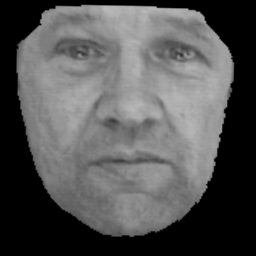
#> input picture face_data/face000.bmp, 256 x 256 px, found by its file name; its folder holds only this picture in this run
$ jupyter execute --allow-errors 'Face Reconstruction using PCA.ipynb'
#> lines starting #> are read from the running program, lines starting #| are printed output that depends on the picture
[cell 1]
#Libraries
import numpy as np
from numpy import *
import pandas as pd
from PIL import Image
import cv2 as cv2
import os
import matplotlib.pyplot as plt
import sys

[cell 2]
#Face Data to 1D Vectors and then to a data matrix of size [Ntrain, D] , where D is of size [256x256]
def load_images_from_folder(folder):
    data1d = []
    for filename in os.listdir(folder):
        img = cv2.imread(os.path.join(folder,filename))
#> img is the input picture: shape (256, 256, 3); min 0, max 185, mean 84.4
        if img is not None:
            arr = array(Image.fromarray(img).convert('L'))
            arr1 = arr.flatten()
            data1d.append(arr1)
            data = np.array(data1d)
    return data

[cell 3]
#Plotting one Image by its ImageVector
def showImage(imageVector):
    data = np.array(imageVector)
    data2d = data.reshape(-1,256)
    img = Image.fromarray(data2d)
    plt.imshow(img, cmap='gray', vmin=0, vmax=255)
    plt.show()

[cell 4]
# Visualization
def plot_gallery(images, rows, cols):
    plt.figure()
    for i in range(rows * cols):
        plt.subplot(rows, cols, i + 1 )
        plt.imshow(images[i].reshape((-1,256)), cmap=plt.cm.gray)

[cell 5]
# Visualization
def plot_gallery(images, rows, cols):
    plt.figure()
    for i in range(rows * cols):
        plt.subplot(rows, cols, i + 1 )
        plt.imshow(images[i].reshape((-1,256)), cmap=plt.cm.gray)

[cell 6]
def reconstructing_faces(k,meanImg,testing,V):
    weights=np.dot(testing, V.T)
    reconstruction = meanImg + np.dot(weights[:,0:k], V[0:k,:])
    return reconstruction

[cell 7]
def reconstruction_error(testing , reconstructed):
    final = 0
    for i in range(0,20):
        result = np.linalg.norm(testing[i]) - np.linalg.norm(reconstructed[i])
        final = final + (result**2)/177
    return final

[cell 8]
#Loading Images from Faces Folder
folder = "/Users/vedadnya_98/Desktop/ML in Python/Refactored_Py_DS_ML_Bootcamp-master/ML Homework/face_data"
faces = load_images_from_folder(folder)
print("Face Data Dimensions :",faces.shape)
#| Face Data Dimensions : (1, 65536)
print("Data : \n" , faces)
#> (printed output is left out)

[cell 9]
#Training & Tesing Split
training, testing = faces[:157],faces[157:]
#> testing = empty array
check = np.copy(testing)
#> check = empty array
print("Training Size:",training.shape)
#| Training Size: (1, 65536)
print("Testing Size:",testing.shape)
#| Testing Size: (0, 65536)
print("\nTraining Set:")
print(training)
#> (printed output is left out)
print("\nTesting Set:")
print(testing)

[cell 10]
#Subracting Mean Image from Training Dataset
transpose = training.T
sumTuple = transpose.sum(axis=1)
N = 157
meanImg = [x / N for x in sumTuple]
#> meanImg = 65536 items
training = training - meanImg
showImage(meanImg)
#> in showImage, `data2d = data.reshape(-1,256)`:
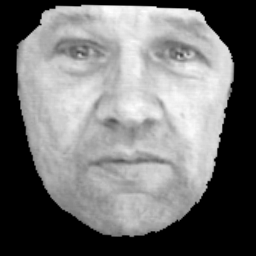
#> data2d: shape (256, 256) float64; min 0, max 1.18, mean 0.538; drawn with min black and max white

[cell 11]
U, s, V = np.linalg.svd(training, full_matrices=False)
#> U = [-1]; s = [27595.8]
eigen_faces=[]
for x in range(V.shape[0]):
    fig=np.reshape(V[x],(-1,256))
    eigen_faces.append(fig)
#> this loop made 1 pass
#> pass 1, `fig=np.reshape(V[x],(-1,256))`:
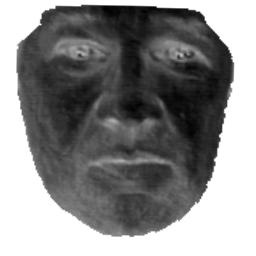
#> fig: shape (256, 256) float64; min -0.00666, max 0, mean -0.00304; drawn with min black and max white
#> after the loop, eigen_faces = 1 item

[cell 12]
#K=30 Eigen Faces
k = 30
rowIndex =156
kval = k - 1
new = []
eigenfaces = np.array(eigen_faces)
for i in eigenfaces:
    arr = i.flatten()
    new.append(arr)
    new_faces = np.array(new)
#> after the loop, new = 1 item
print(new_faces.shape)
#| (1, 65536)
#> (the rest of this cell did not finish here and is left out)

#> (a cell that did not finish here is left out)


[cell 14]
testing = testing - meanImg
k=30
print("RECONSTRUCTING FACES FOR K=30")
reconstructed30 = reconstructing_faces(k,meanImg,testing,V)
#> in reconstructing_faces, `weights=np.dot(testing, V.T)`: weights = empty array
#> reconstructed30 = empty array
# Visualization of Original Faces
#> (the rest of this cell did not finish here and is left out)

plot_gallery(reconstructed30, 1, 5)

[cell 15]
k=10
print("RECONSTRUCTING FACES FOR K=10")
reconstructed10 = reconstructing_faces(k,meanImg,testing,V)
#> reconstructed10 = empty array
# Visualization of Original Faces
#> (the rest of this cell did not finish here and is left out)

plot_gallery(reconstructed10, 1, 5)

[cell 16]
k=50
print("RECONSTRUCTING FACES FOR K=50")
reconstructed50 = reconstructing_faces(k,meanImg,testing,V)
#> reconstructed50 = empty array
# Visualization of Original Faces
#> (the rest of this cell did not finish here and is left out)

plot_gallery(reconstructed50, 1, 5)

[cell 17]
k=100
print("RECONSTRUCTING FACES FOR K=100")
reconstructed100 = reconstructing_faces(k,meanImg,testing,V)
#> reconstructed100 = empty array
# Visualization of Original Faces
#> (the rest of this cell did not finish here and is left out)

[cell 18]
k=150
print("RECONSTRUCTING FACES FOR K=150")
reconstructed150 = reconstructing_faces(k,meanImg,testing,V)
#> reconstructed150 = empty array
# Visualization of Original Faces
#> (the rest of this cell did not finish here and is left out)

[cell 19]
k=156
print("RECONSTRUCTING FACES FOR K=156")
reconstructed156 = reconstructing_faces(k,meanImg,testing,V)
#> reconstructed156 = empty array
#> after the loop in reconstruction_error, `for i in range(0,20):`: final = 0
# Visualization of Original Faces
#> (the rest of this cell did not finish here and is left out)

$ run again, on face_data/face001.bmp
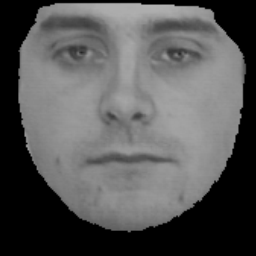
#> input picture face_data/face001.bmp, 256 x 256 px, found by its file name
#> in load_images_from_folder, img is the input picture: shape (256, 256, 3); min 0, max 176, mean 86.9
#| Face Data Dimensions : (1, 65536)
#> (printed output is left out)
#> testing = empty array
#| Training Size: (1, 65536)
#| Testing Size: (0, 65536)
#> (printed output is left out)
#> meanImg = 65536 items
#> in showImage, `data2d = data.reshape(-1,256)`:
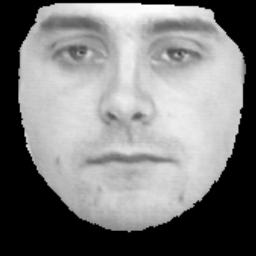
#> data2d: shape (256, 256) float64; min 0, max 1.12, mean 0.554; drawn with min black and max white
#> img: PIL image 256x256 F
#> U = [-1]; s = [27683.8]
#> the loop `for x in range(V.shape[0]):` made 1 pass
#> pass 1, `fig=np.reshape(V[x],(-1,256))`:
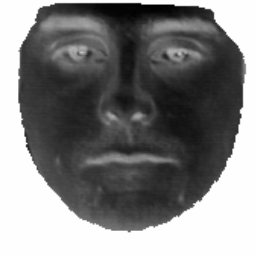
#> fig: shape (256, 256) float64; min -0.00632, max 0, mean -0.00312; drawn with min black and max white
#> after the loop `for x in range(V.shape[0]):`: eigen_faces = 1 item
#> the loop `for i in eigenfaces:` made 1 pass
#| (1, 65536)
#> weights = empty array
#> after the loop in reconstruction_error, `for i in range(0,20):`: final = 0
